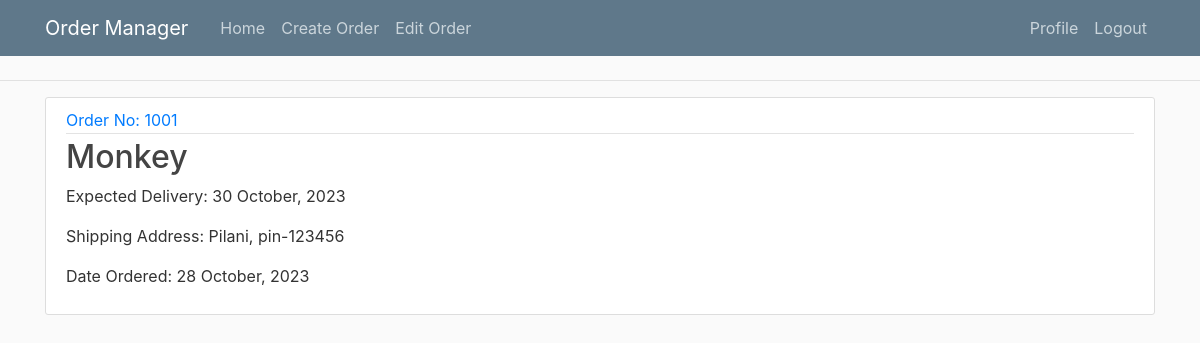
The page / (signed in) on the database its author committed.
### order_manager/models.py (models this page shows, shortened)
class Order(models.Model):
    creator = models.ForeignKey(User, on_delete=models.CASCADE)
    date_ordered = models.DateTimeField(default=timezone.now)
    delivery_date = models.DateTimeField(max_length=100, null=True, blank=True)
    complete = models.BooleanField(default=False, null = True, blank=True)
    order_num = models.IntegerField(default=0, null=0, blank=True)
    address = models.CharField(max_length=400, null=True)

### order_manager/views.py (the view)
# urls.py: 2. Add a URL to urlpatterns:  path('', views.home, name='home')
def home(request):
    orders = Order.objects.all()
    context = {
        'orders': orders,
    }
    return render(request, 'order_manager/home.html', context)

### order_manager/templates/order_manager/home.html
{% extends 'order_manager/main.html' %}
{% block content %}
    {% if user.is_authenticated %}
        {% for order in orders %}
            {% if user == order.creator %}
                <article class="media content-section">
                    <div class="media-body">
                    <div class="article-metadata">
                        <a class="mr-2" href="#">Order No: {{ order.order_num }}</a>
                    </div>
                    <h2><a class="article-title" href="#">{{ order.creator }}</a></h2>
                    <p class="article-content">Expected Delivery: {{ order.delivery_date|date:"d F, Y" }}</p>
                    <p class="article-content">Shipping Address: {{ order.address}}</p>
                    <p class="article-content">Date Ordered: {{ order.date_ordered|date:"d F, Y" }}</p>
                    </div>
                </article>
            {% endif %}
        {% endfor %}
    {% else %}
    <h1>Welcome to Order Manager</h1>
    <h3>Login to start managing orders</h3>
    {% endif %}
{% endblock content %}

### order_manager/static/css/main.css (style rules this page uses)
body { background: #fafafa; color: #333333; margin-top: 5rem; }
h1, h2, h3, h4, h5, h6 { color: #444444; }
.content-section { background: #ffffff; padding: 10px 20px; border: 1px solid #dddddd; border-radius: 3px; margin-bottom: 20px; }
.article-title { color: #444444; }
.article-content { white-space: pre-line; }
.article-metadata { padding-bottom: 1px; margin-bottom: 4px; border-bottom: 1px solid #e3e3e3 }

### rows shown on the page
Order: order_num "1001", creator "Monkey", delivery_date "30 October, 2023", address "Pilani, pin-123456", date_ordered "28 October, 2023"
